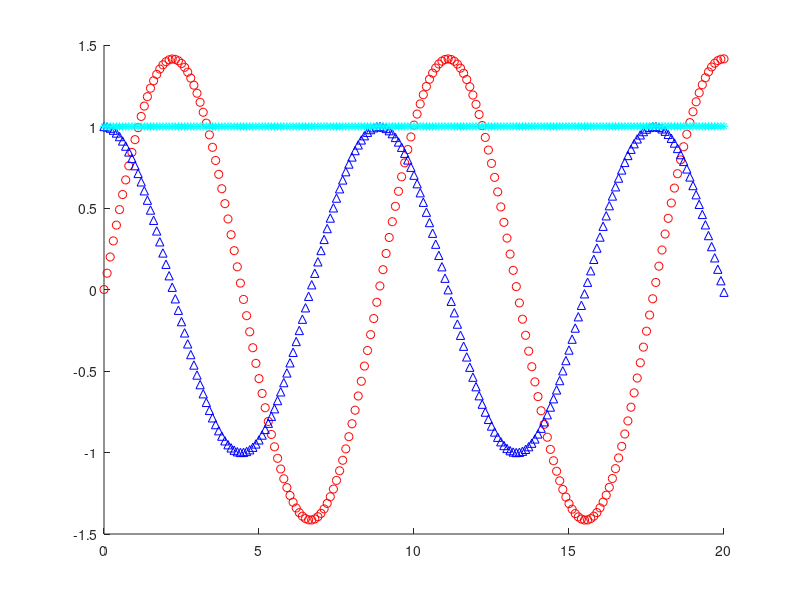
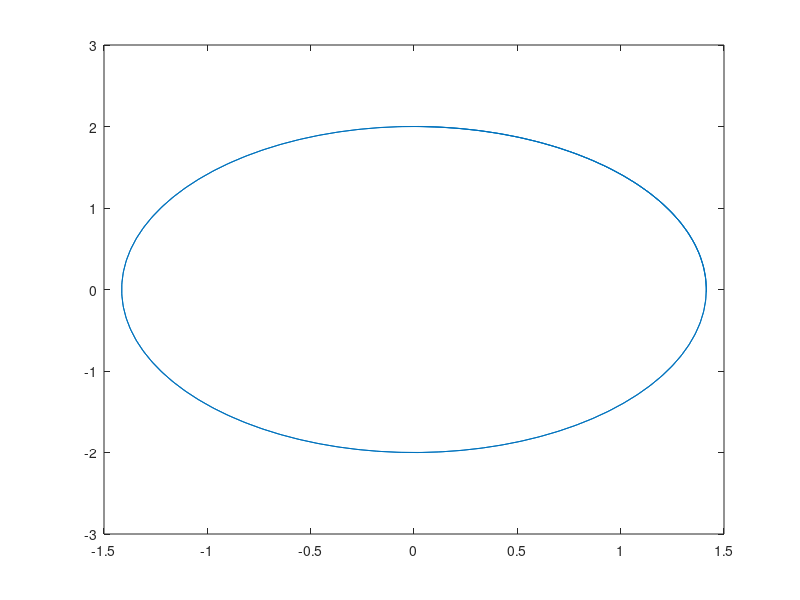

Reproduce these figures in MATLAB, in order.
m = 2;
k = 1;

v_der = @(x) -(k/m)*x ;
x_der = @(v) v ;
h = 0.1 ;

v(1) = 1 ;
x(1) = 0 ;
E(1) = 1/2 * (m*(v(1))^2 + k*(x(1))^2) ;
time(1) = 0 ;

it = 1 ;
for t = 0 : h : 20-h 
    v_start = v(it) ;
    x_start = x(it) ;
    v_end = v_start + h*v_der(x_start) ;
    x_end = x_start + h*x_der(v_start) ;
    
    v(it + 1) = v(it) + h/2 * (v_der(x_start) + v_der(x_end)) ;
    x(it + 1) = x(it) + h/2 * (x_der(v_start) + x_der(v_end)) ;
    
    it = it + 1 ;
    time(it) = t + h ;
    E(it) = 1/2 * (m*(v(it))^2 + k*(x(it))^2) ;
end

figure ('Name' , 'Time Plot');
hold on ;
plot (time , x , 'ro') ;
plot (time , v , 'b^') ;
plot (time , E , 'c*') ;
hold off ;

figure ('Name' , 'Phase space') ;
plot (x , m*v) ;
